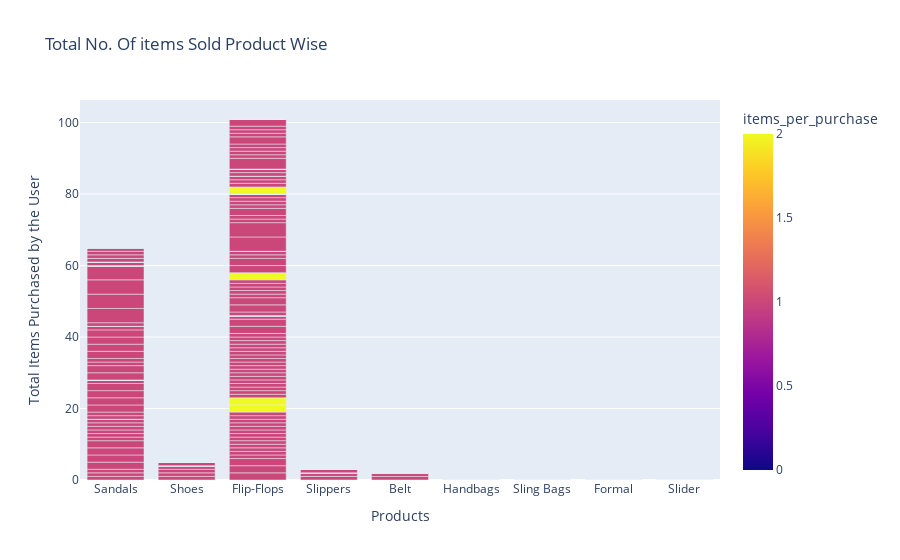

The notebook cell saved with this chart:
### Markdown cell above
# -------> Visualization

### Code cell
fig8 = px.bar(
              df, 
              x="actual_product", 
              y = 'item_quantity',
              color='items_per_purchase', 
              title="Total No. Of items Sold Product Wise"
             )
fig8.update_layout(xaxis_title="Products")
fig8.update_layout(yaxis_title="Total Items Purchased by the User")
fig8.show()

### Figure 1 — Plotly figure (JSON) as saved in the notebook; plotly's stock layout.template omitted (floating-point values rounded to 4 significant figures; data arrays with more than 128 entries replaced by an {"elided": "..."} marker saying what was removed)
{"data": [{"alignmentgroup": "True", "hovertemplate": "actual_product=%{x}<br>item_quantity=%{y}<br>items_per_purchase=%{marker.color}<extra></extra>", "legendgroup": "", "marker": {"color": {"elided": "2170 int values"}, "coloraxis": "coloraxis", "pattern": {"shape": ""}}, "name": "", "offsetgroup": "", "orientation": "v", "showlegend": false, "textposition": "auto", "type": "bar", "x": {"elided": "2170 str values"}, "xaxis": "x", "y": {"elided": "2170 int values"}, "yaxis": "y"}], "layout": {"barmode": "relative", "coloraxis": {"colorbar": {"title": {"text": "items_per_purchase"}}, "colorscale": [[0, "#0d0887"], [0.1111, "#46039f"], [0.2222, "#7201a8"], [0.3333, "#9c179e"], [0.4444, "#bd3786"], [0.5556, "#d8576b"], [0.6667, "#ed7953"], [0.7778, "#fb9f3a"], [0.8889, "#fdca26"], [1, "#f0f921"]]}, "legend": {"tracegroupgap": 0}, "title": {"text": "Total No. Of items Sold Product Wise"}, "xaxis": {"anchor": "y", "domain": [0, 1], "title": {"text": "Products"}}, "yaxis": {"anchor": "x", "domain": [0, 1], "title": {"text": "Total Items Purchased by the User"}}}}
